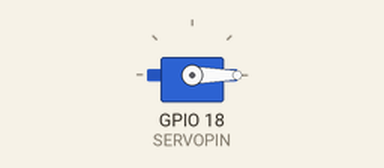
Simulated run of this sketch. Board: ESP32. Parts: servo.

Above: at 0.05 s.
At 1.5 s:
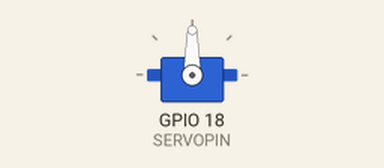
At 3.0 s:
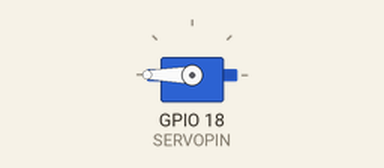
Timing chart, 0 to 6.9 s (numbered marks = the images above):
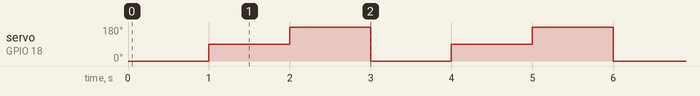

Measured:
- by itself, servo on GPIO 18 (SERVOPIN): repeats every 3.0 s: 180° 1.0 s, 0° 1.0 s, 90° 1.0 s

The sketch:

listing2.ino
```cpp
#include <ESP32Servo.h>
#define SERVOPIN 18
Servo myServo;

void setup() {
  // put your setup code here, to run once:
  myServo.attach(SERVOPIN);  // Sambungkan servo ke GPIO18
}

void loop() {
  // put your main code here, to run repeatedly:
  myServo.write(0);          // Putar ke sudut 0 derajat
  delay(1000);

  myServo.write(90);         // Putar ke sudut 90 derajat (tengah)
  delay(1000);

  myServo.write(180);        // Putar ke sudut 180 derajat
  delay(1000);
}
```
